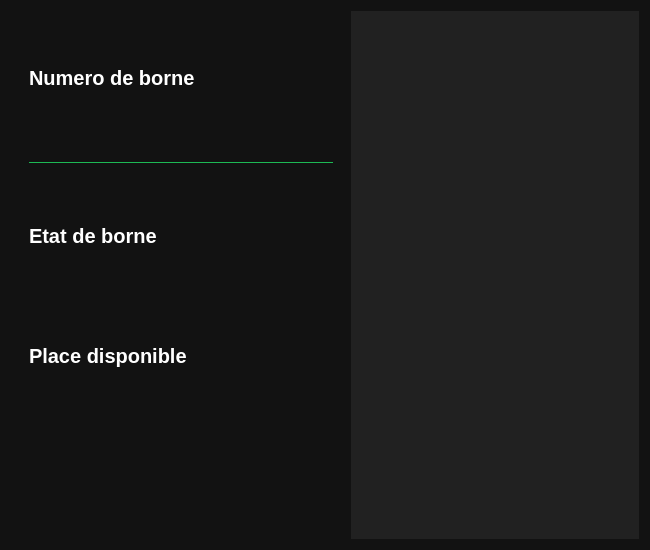
<?xml version="1.0" encoding="UTF-8"?>
<ui version="4.0">
 <class>Capteurultrason</class>
 <widget class="QDialog" name="Capteurultrason">
  <property name="geometry">
   <rect>
    <x>0</x>
    <y>0</y>
    <width>650</width>
    <height>550</height>
   </rect>
  </property>
  <property name="minimumSize">
   <size>
    <width>650</width>
    <height>550</height>
   </size>
  </property>
  <property name="maximumSize">
   <size>
    <width>650</width>
    <height>550</height>
   </size>
  </property>
  <property name="font">
   <font>
    <pointsize>20</pointsize>
    <weight>75</weight>
    <bold>true</bold>
   </font>
  </property>
  <property name="windowTitle">
   <string>Dialog</string>
  </property>
  <property name="styleSheet">
   <string notr="true">*{
border:none;
background-color:transparent;
background:transparent;
padding:0;
margin:0;
color:#fff;
}

#Capteurultrason {
	background-color:#121212 ;
}
#frame{
background-color: #212121;
background-image:url(borne.png) ;
}
#frame_2{

background:transparent;
	background-color: rgba(18, 18, 18, 245);
}
#lineEdit{
background-color:transparent;
border-bottom:1px solid #1db954/*cc5bce*/;
color:white;
text-align:center;

}
#lineEdit_2{
background-color:transparent;
border-bottom:0px solid #1db954/*cc5bce*/;

text-align:center;

}</string>
  </property>
  <layout class="QVBoxLayout" name="verticalLayout">
   <item>
    <widget class="QFrame" name="frame">
     <property name="styleSheet">
      <string notr="true"/>
     </property>
     <property name="frameShape">
      <enum>QFrame::StyledPanel</enum>
     </property>
     <property name="frameShadow">
      <enum>QFrame::Raised</enum>
     </property>
     <widget class="QGraphicsView" name="car">
      <property name="geometry">
       <rect>
        <x>350</x>
        <y>210</y>
        <width>231</width>
        <height>210</height>
       </rect>
      </property>
      <property name="styleSheet">
       <string notr="true">background-color: transparent;
border-color: transparent;
border-radius:0px;
border-image: url(car.png);
background-repeat: none;</string>
      </property>
     </widget>
     <widget class="QFrame" name="frame_2">
      <property name="geometry">
       <rect>
        <x>0</x>
        <y>0</y>
        <width>340</width>
        <height>531</height>
       </rect>
      </property>
      <property name="minimumSize">
       <size>
        <width>340</width>
        <height>0</height>
       </size>
      </property>
      <property name="maximumSize">
       <size>
        <width>340</width>
        <height>16777215</height>
       </size>
      </property>
      <property name="frameShape">
       <enum>QFrame::StyledPanel</enum>
      </property>
      <property name="frameShadow">
       <enum>QFrame::Raised</enum>
      </property>
      <layout class="QVBoxLayout" name="verticalLayout_2">
       <item>
        <widget class="QFrame" name="frame_3">
         <property name="minimumSize">
          <size>
           <width>0</width>
           <height>150</height>
          </size>
         </property>
         <property name="frameShape">
          <enum>QFrame::StyledPanel</enum>
         </property>
         <property name="frameShadow">
          <enum>QFrame::Raised</enum>
         </property>
         <layout class="QVBoxLayout" name="verticalLayout_3">
          <item>
           <widget class="QLabel" name="label">
            <property name="font">
             <font>
              <pointsize>15</pointsize>
              <weight>75</weight>
              <bold>true</bold>
             </font>
            </property>
            <property name="text">
             <string>Numero de borne </string>
            </property>
           </widget>
          </item>
          <item>
           <widget class="QLineEdit" name="lineEdit">
            <property name="minimumSize">
             <size>
              <width>0</width>
              <height>30</height>
             </size>
            </property>
            <property name="font">
             <font>
              <pointsize>12</pointsize>
              <weight>75</weight>
              <bold>true</bold>
             </font>
            </property>
            <property name="alignment">
             <set>Qt::AlignCenter</set>
            </property>
            <property name="readOnly">
             <bool>true</bool>
            </property>
            <property name="placeholderText">
             <string/>
            </property>
           </widget>
          </item>
         </layout>
        </widget>
       </item>
       <item>
        <widget class="QFrame" name="frame_4">
         <property name="minimumSize">
          <size>
           <width>0</width>
           <height>150</height>
          </size>
         </property>
         <property name="frameShape">
          <enum>QFrame::StyledPanel</enum>
         </property>
         <property name="frameShadow">
          <enum>QFrame::Raised</enum>
         </property>
         <layout class="QVBoxLayout" name="verticalLayout_4">
          <item>
           <widget class="QLabel" name="label_2">
            <property name="font">
             <font>
              <pointsize>15</pointsize>
              <weight>75</weight>
              <bold>true</bold>
             </font>
            </property>
            <property name="text">
             <string>Etat de borne</string>
            </property>
           </widget>
          </item>
          <item>
           <widget class="QLineEdit" name="lineEdit_2">
            <property name="minimumSize">
             <size>
              <width>0</width>
              <height>30</height>
             </size>
            </property>
            <property name="font">
             <font>
              <pointsize>12</pointsize>
              <weight>75</weight>
              <bold>true</bold>
             </font>
            </property>
            <property name="alignment">
             <set>Qt::AlignCenter</set>
            </property>
            <property name="readOnly">
             <bool>true</bool>
            </property>
           </widget>
          </item>
         </layout>
        </widget>
       </item>
       <item>
        <widget class="QFrame" name="frame_5">
         <property name="frameShape">
          <enum>QFrame::StyledPanel</enum>
         </property>
         <property name="frameShadow">
          <enum>QFrame::Raised</enum>
         </property>
         <layout class="QVBoxLayout" name="verticalLayout_5">
          <item>
           <widget class="QLabel" name="label_3">
            <property name="font">
             <font>
              <pointsize>15</pointsize>
              <weight>75</weight>
              <bold>true</bold>
             </font>
            </property>
            <property name="text">
             <string>Place disponible</string>
            </property>
           </widget>
          </item>
          <item>
           <widget class="QLineEdit" name="lineEdit_3">
            <property name="minimumSize">
             <size>
              <width>20</width>
              <height>150</height>
             </size>
            </property>
            <property name="font">
             <font>
              <pointsize>80</pointsize>
              <weight>75</weight>
              <bold>true</bold>
             </font>
            </property>
            <property name="text">
             <string/>
            </property>
            <property name="alignment">
             <set>Qt::AlignCenter</set>
            </property>
            <property name="readOnly">
             <bool>true</bool>
            </property>
           </widget>
          </item>
         </layout>
        </widget>
       </item>
      </layout>
     </widget>
     <widget class="QGraphicsView" name="graphicsView">
      <property name="geometry">
       <rect>
        <x>420</x>
        <y>90</y>
        <width>101</width>
        <height>81</height>
       </rect>
      </property>
      <property name="styleSheet">
       <string notr="true">background-color: transparent;
border-color: transparent;
border-radius:0px;
border-image: url(panneaupanne.png);
background-repeat: none;</string>
      </property>
     </widget>
    </widget>
   </item>
  </layout>
 </widget>
 <resources/>
 <connections/>
</ui>
